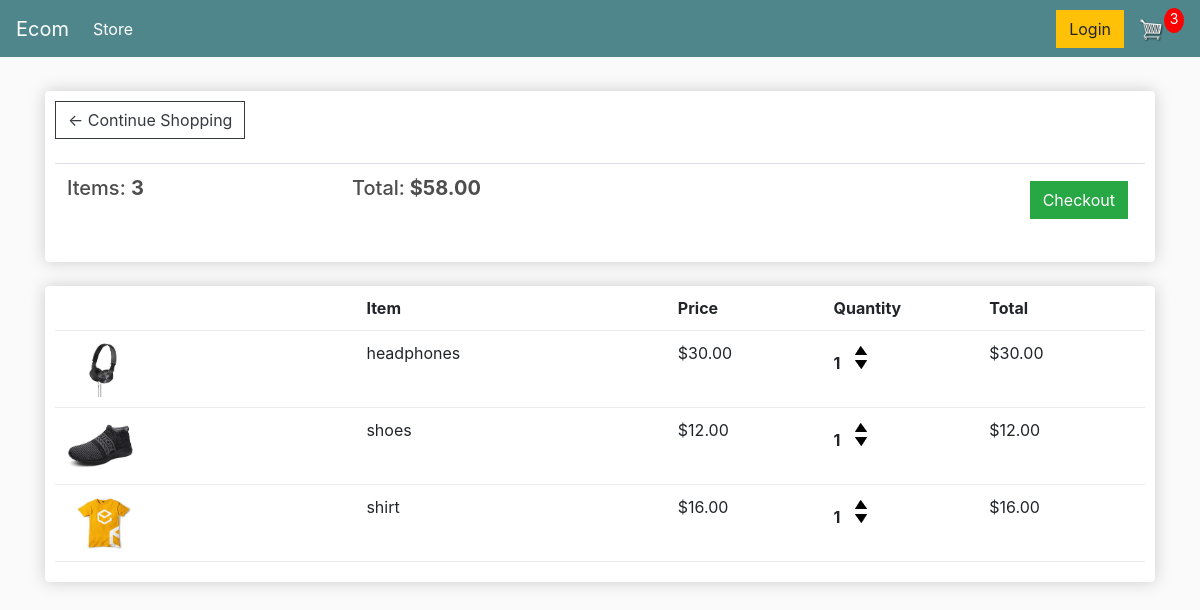
The app's page /cart/ (signed in) with its own data.
### store/models.py (models this page shows, shortened)
class Order(models.Model):
	customer = models.ForeignKey(Customer, on_delete=models.SET_NULL, null=True, blank=True)
	date_ordered = models.DateTimeField(auto_now_add=True)
	complete = models.BooleanField(default=False)
	transaction_id = models.CharField(max_length=100, null=True)
	@property
	def get_cart_total(self):
		orderitems = self.orderitem_set.all()
		total = sum([item.get_total for item in orderitems])
		return total
	@property
	def get_cart_items(self):
		orderitems = self.orderitem_set.all()
		total = sum([item.quantity for item in orderitems])
		return total

class OrderItem(models.Model):
	product = models.ForeignKey(Product, on_delete=models.SET_NULL, null=True)
	order = models.ForeignKey(Order, on_delete=models.SET_NULL, null=True)
	quantity = models.IntegerField(default=0, null=True, blank=True)
	date_added = models.DateTimeField(auto_now_add=True)
	@property
	def get_total(self):
		total = self.product.price * self.quantity
		return total

class Product(models.Model):
	name = models.CharField(max_length=200)
	price = models.FloatField()
	digital = models.BooleanField(default=False,null=True, blank=True)
	image = models.ImageField(null=True, blank=True)
	@property
	def imageURL(self):
		try:
			url = self.image.url
		except:
			url = ''
		return url

### store/views.py (the view)
# urls.py: path('cart/', views.cart, name="cart"),
def cart(request):
	data = cartData(request)
	cartItems = data['cartItems']
	order = data['order']
	items = data['items']
	context = {'items':items, 'order':order, 'cartItems':cartItems}
	return render(request, 'store/cart.html', context)

### store/utils.py (called while the page is built)
def cartData(request):
	if request.user.is_authenticated:
		customer = request.user.customer
		order, created = Order.objects.get_or_create(customer=customer, complete=False)
		items = order.orderitem_set.all()
		cartItems = order.get_cart_items
	else:
		cookieData = cookieCart(request)
		cartItems = cookieData['cartItems']
		order = cookieData['order']
		items = cookieData['items']
	return {'cartItems':cartItems ,'order':order, 'items':items}

### store/templates/store/cart.html
{% extends 'store/main.html' %}
{% load static %}
{% block content %}
	<div class="row">
		<div class="col-lg-12">
			<div class="box-element">
				<a  class="btn btn-outline-dark" href="{% url 'store' %}">&#x2190; Continue Shopping</a>
				<br>
				<br>
				<table class="table">
					<tr>
						<th><h5>Items: <strong>{{order.get_cart_items}}</strong></h5></th>
						<th><h5>Total:<strong> ${{order.get_cart_total|floatformat:2}}</strong></h5></th>
						<th>
							<a  style="float:right; margin:5px;" class="btn btn-success" href="{% url 'checkout' %}">Checkout</a>
						</th>
					</tr>
				</table>
			</div>
			<br>
			<div class="box-element">
				<div class="cart-row">
					<div style="flex:2"></div>
					<div style="flex:2"><strong>Item</strong></div>
					<div style="flex:1"><strong>Price</strong></div>
					<div style="flex:1"><strong>Quantity</strong></div>
					<div style="flex:1"><strong>Total</strong></div>
				</div>
				{% for item in items %}
				<div class="cart-row">
					<div style="flex:2"><img class="row-image" src="{{item.product.imageURL}}"></div>
					<div style="flex:2"><p>{{item.product.name}}</p></div>
					<div style="flex:1"><p>${{item.product.price|floatformat:2}}</p></div>
					<div style="flex:1">
						<p class="quantity">{{item.quantity}}</p>
						<div class="quantity">
							<img data-product="{{item.product.id}}" data-action="add" class="chg-quantity update-cart" src="{% static  'images/arrow-up.png' %}">
							<img data-product="{{item.product.id}}" data-action="remove" class="chg-quantity update-cart" src="{% static  'images/arrow-down.png' %}">
						</div>
					</div>
					<div style="flex:1"><p>${{item.get_total|floatformat:2}}</p></div>
				</div>
				{% endfor %}
			</div>
		</div>
	</div>
{% endblock content %}

### store/templates/store/main.html (shortened to what this page needs)
<!DOCTYPE html>
{% load static %}
<html>
<head>
	<link rel="stylesheet" href="https://stackpath.bootstrapcdn.com/bootstrap/4.4.1/css/bootstrap.min.css">
	<link rel="stylesheet" type="text/css" href="{% static 'css/main.css' %}">
</head>
<body>
	<nav class="navbar navbar-expand-lg navbar-dark bg-dark">
	  <a class="navbar-brand" href="{% url 'store' %}">Ecom</a>
	  <div class="collapse navbar-collapse" id="navbarSupportedContent">
	    <ul class="navbar-nav mr-auto">
	      <li class="nav-item active">
	        <a class="nav-link" href="{% url 'store' %}">Store <span class="sr-only">(current)</span></a>
	      </li>
	    </ul>
	    <div class="form-inline my-2 my-lg-0">
	     	<a href="#"class="btn btn-warning">Login</a>
	     	<a href="{% url 'cart' %}">
	    		<img  id="cart-icon" src="{% static 'images/cart.png' %}">
	    	</a>
	    	<p id="cart-total">{{cartItems}}</p>
	    </div>
	  </div>
	</nav>
     <div class="container">
            <br>
            {% block content %}
            {% endblock content %}
         </div>
</body>
</html>

### static/css/main.css (style rules this page uses)
body { background-color: hsl(0, 0%, 98%); }
h1,h2,h3,h4,h5,h6 { color:hsl(0, 0%, 30%); }
.box-element { box-shadow:hsl(0, 0%, 80%) 0 0 16px; background-color: #fff; border-radius: 4px; padding: 10px; }
.bg-dark { background-color: #4f868c!important; }
#cart-icon { width:25px; display: inline-block; margin-left: 15px; }
#cart-total { display: block; text-align: center; color:#fff; background-color: red; width: 20px; height: 25px; border-radius: 50%; font-size: 14px; }
.col-lg-4, .col-lg-6, .col-lg-8, .col-lg-12 { margin-top: 10px; }
.btn { border-radius: 0; }
.row-image { width: 100px; }
.cart-row { display: flex; align-items: flex-stretch; padding-bottom: 10px; margin-bottom: 10px; border-bottom: 1px solid #ececec; }
.quantity { display: inline-block; font-weight: 700; padding-right:10px; }
.chg-quantity { width: 12px; cursor: pointer; display: block; margin-top: 5px; transition:.1s; }

### records on screen
Order: get_cart_items "3", get_cart_total "58.00"
OrderItem: product.imageURL (picture), product.name "headphones", product.price "30.00", quantity "1", get_total "30.00"
OrderItem: product.imageURL (picture), product.name "shoes", product.price "12.00", quantity "1", get_total "12.00"
OrderItem: product.imageURL (picture), product.name "shirt", product.price "16.00", quantity "1", get_total "16.00"

### other values on screen
{{ cartItems }} "3"
